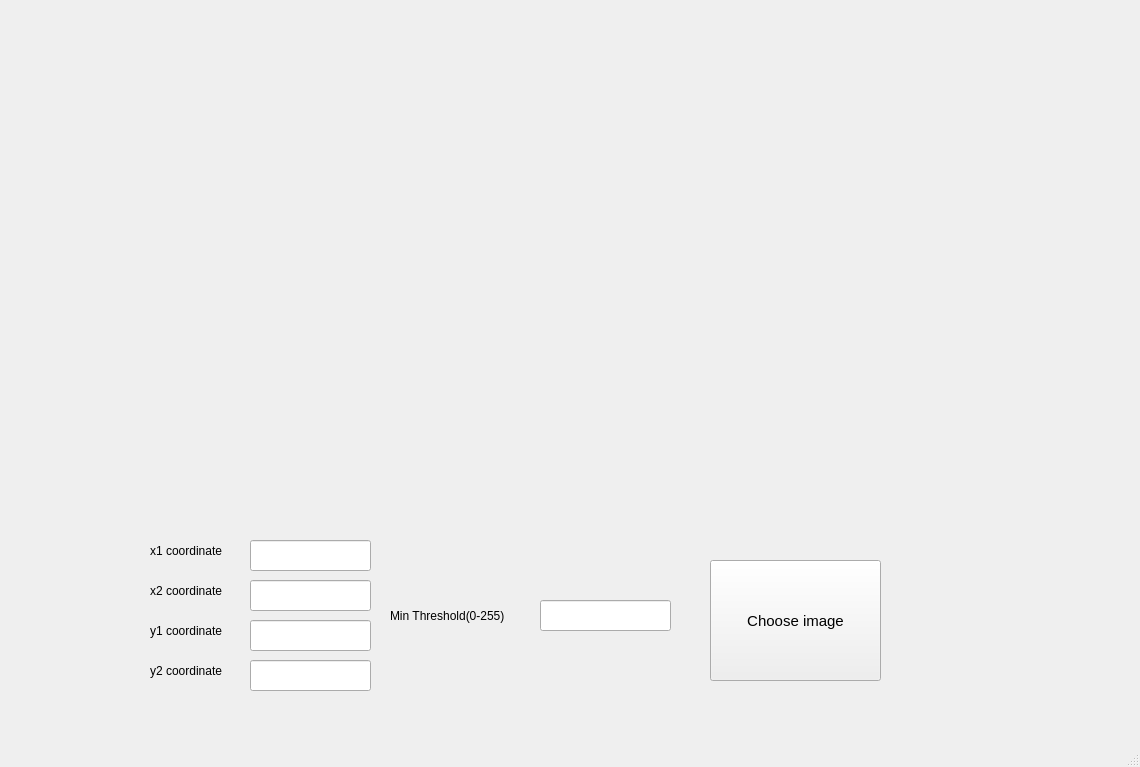
<?xml version="1.0" encoding="UTF-8"?>
<ui version="4.0">
 <class>MainWindow</class>
 <widget class="QMainWindow" name="MainWindow">
  <property name="geometry">
   <rect>
    <x>0</x>
    <y>0</y>
    <width>1140</width>
    <height>767</height>
   </rect>
  </property>
  <property name="windowTitle">
   <string>MainWindow</string>
  </property>
  <widget class="QWidget" name="centralwidget">
   <widget class="QLineEdit" name="lineEdit">
    <property name="geometry">
     <rect>
      <x>250</x>
      <y>540</y>
      <width>121</width>
      <height>31</height>
     </rect>
    </property>
   </widget>
   <widget class="QLabel" name="label">
    <property name="geometry">
     <rect>
      <x>150</x>
      <y>540</y>
      <width>91</width>
      <height>21</height>
     </rect>
    </property>
    <property name="font">
     <font>
      <pointsize>9</pointsize>
     </font>
    </property>
    <property name="text">
     <string>x1 coordinate</string>
    </property>
   </widget>
   <widget class="QLabel" name="label_2">
    <property name="geometry">
     <rect>
      <x>150</x>
      <y>580</y>
      <width>91</width>
      <height>21</height>
     </rect>
    </property>
    <property name="font">
     <font>
      <pointsize>9</pointsize>
     </font>
    </property>
    <property name="text">
     <string>x2 coordinate</string>
    </property>
   </widget>
   <widget class="QLineEdit" name="lineEdit_2">
    <property name="geometry">
     <rect>
      <x>250</x>
      <y>580</y>
      <width>121</width>
      <height>31</height>
     </rect>
    </property>
   </widget>
   <widget class="QLabel" name="label_3">
    <property name="geometry">
     <rect>
      <x>150</x>
      <y>620</y>
      <width>91</width>
      <height>21</height>
     </rect>
    </property>
    <property name="font">
     <font>
      <pointsize>9</pointsize>
     </font>
    </property>
    <property name="text">
     <string>y1 coordinate</string>
    </property>
   </widget>
   <widget class="QLineEdit" name="lineEdit_3">
    <property name="geometry">
     <rect>
      <x>250</x>
      <y>620</y>
      <width>121</width>
      <height>31</height>
     </rect>
    </property>
   </widget>
   <widget class="QLabel" name="label_4">
    <property name="geometry">
     <rect>
      <x>150</x>
      <y>660</y>
      <width>91</width>
      <height>21</height>
     </rect>
    </property>
    <property name="font">
     <font>
      <pointsize>9</pointsize>
     </font>
    </property>
    <property name="text">
     <string>y2 coordinate</string>
    </property>
   </widget>
   <widget class="QLineEdit" name="lineEdit_4">
    <property name="geometry">
     <rect>
      <x>250</x>
      <y>660</y>
      <width>121</width>
      <height>31</height>
     </rect>
    </property>
   </widget>
   <widget class="QLabel" name="label_5">
    <property name="geometry">
     <rect>
      <x>390</x>
      <y>600</y>
      <width>151</width>
      <height>32</height>
     </rect>
    </property>
    <property name="font">
     <font>
      <pointsize>9</pointsize>
     </font>
    </property>
    <property name="text">
     <string>Min Threshold(0-255)</string>
    </property>
   </widget>
   <widget class="QLineEdit" name="lineEdit_5">
    <property name="geometry">
     <rect>
      <x>540</x>
      <y>600</y>
      <width>131</width>
      <height>31</height>
     </rect>
    </property>
    <property name="text">
     <string/>
    </property>
   </widget>
   <widget class="QPushButton" name="pushButton">
    <property name="geometry">
     <rect>
      <x>710</x>
      <y>560</y>
      <width>171</width>
      <height>121</height>
     </rect>
    </property>
    <property name="font">
     <font>
      <pointsize>11</pointsize>
     </font>
    </property>
    <property name="text">
     <string>Choose image</string>
    </property>
   </widget>
   <widget class="QLabel" name="label_6">
    <property name="geometry">
     <rect>
      <x>70</x>
      <y>10</y>
      <width>971</width>
      <height>491</height>
     </rect>
    </property>
    <property name="text">
     <string/>
    </property>
    <property name="scaledContents">
     <bool>false</bool>
    </property>
    <property name="alignment">
     <set>Qt::AlignCenter</set>
    </property>
   </widget>
  </widget>
  <widget class="QMenuBar" name="menubar">
   <property name="geometry">
    <rect>
     <x>0</x>
     <y>0</y>
     <width>1140</width>
     <height>26</height>
    </rect>
   </property>
  </widget>
  <widget class="QStatusBar" name="statusbar"/>
 </widget>
 <resources/>
 <connections/>
</ui>
